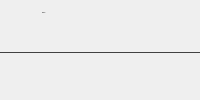
            <widget class="QWidget" name="explorePage">
             <layout class="QVBoxLayout" name="verticalLayout_31">
              <property name="leftMargin">
               <number>0</number>
              </property>
              <property name="topMargin">
               <number>0</number>
              </property>
              <property name="rightMargin">
               <number>0</number>
              </property>
              <property name="bottomMargin">
               <number>0</number>
              </property>
              <item>
               <widget class="QWidget" name="explorePageHeader" native="true">
                <layout class="QHBoxLayout" name="horizontalLayout_31">
                 <property name="spacing">
                  <number>10</number>
                 </property>
                 <property name="leftMargin">
                  <number>0</number>
                 </property>
                 <property name="rightMargin">
                  <number>0</number>
                 </property>
                 <item>
                  <widget class="QToolButton" name="toolButton_16">
                   <property name="enabled">
                    <bool>false</bool>
                   </property>
                   <property name="styleSheet">
                    <string notr="true">QToolButton {
	icon-size: 24px;
	background-color: transparent;
	padding-left: 0px;
	padding-right: 5px;
	border-radius: 0px;
}</string>
                   </property>
                   <property name="icon">
                    <iconset>
                     <normaloff>:/icon/compass.svg</normaloff>:/icon/compass.svg</iconset>
                   </property>
                  </widget>
                 </item>
                 <item>
                  <widget class="QWidget" name="verticalWidget_9" native="true">
                   <layout class="QVBoxLayout" name="verticalLayout_30">
                    <property name="spacing">
                     <number>6</number>
                    </property>
                    <property name="leftMargin">
                     <number>0</number>
                    </property>
                    <property name="topMargin">
                     <number>0</number>
                    </property>
                    <property name="rightMargin">
                     <number>0</number>
                    </property>
                    <property name="bottomMargin">
                     <number>0</number>
                    </property>
                    <item>
                     <widget class="QLabel" name="exploreLbl">
                      <property name="font">
                       <font>
                        <pointsize>-1</pointsize>
                        <bold>false</bold>
                       </font>
                      </property>
                      <property name="text">
                       <string>Explore</string>
                      </property>
                     </widget>
                    </item>
                    <item>
                     <widget class="QLabel" name="exploreSubLbl">
                      <property name="text">
                       <string/>
                      </property>
                     </widget>
                    </item>
                   </layout>
                  </widget>
                 </item>
                 <item>
                  <spacer name="horizontalSpacer_13">
                   <property name="orientation">
                    <enum>Qt::Horizontal</enum>
                   </property>
                   <property name="sizeHint" stdset="0">
                    <size>
                     <width>40</width>
                     <height>20</height>
                    </size>
                   </property>
                  </spacer>
                 </item>
                </layout>
               </widget>
              </item>
              <item>
               <widget class="Line" name="line_3">
                <property name="styleSheet">
                 <string notr="true">QFrame {
	color: #414141;
}</string>
                </property>
                <property name="frameShadow">
                 <enum>QFrame::Plain</enum>
                </property>
                <property name="orientation">
                 <enum>Qt::Horizontal</enum>
                </property>
               </widget>
              </item>
              <item>
               <widget class="QWidget" name="exploreThemesCnt" native="true">
                <property name="sizePolicy">
                 <sizepolicy hsizetype="Expanding" vsizetype="Expanding">
                  <horstretch>0</horstretch>
                  <verstretch>0</verstretch>
                 </sizepolicy>
                </property>
               </widget>
              </item>
             </layout>
            </widget>
